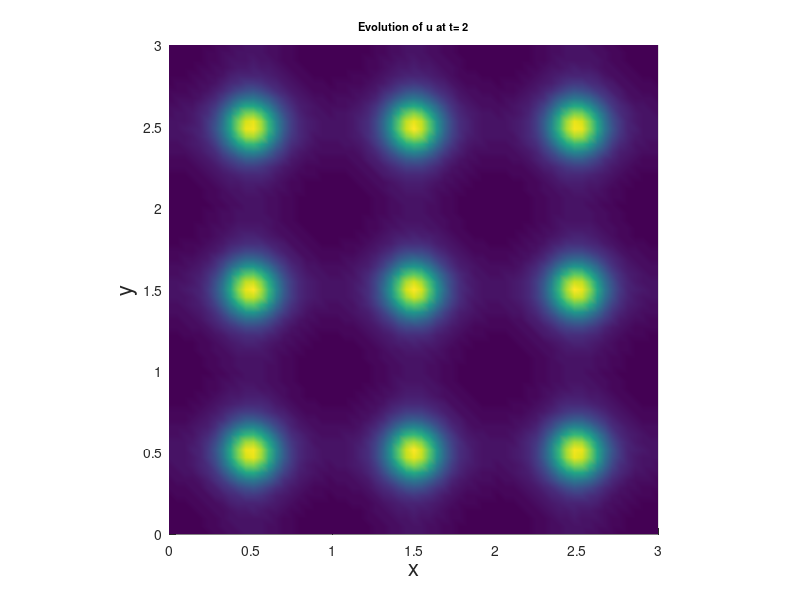

The MATLAB script that drew this image:
%% This script solves schnakenberg reaction kinetics on a fixed square.
% Wakil Sarfaraz   30/11/15
clear all;
tic
xmax = 3;
tm = 2;
dt = 0.01;
M = tm/dt;

du = 1;
dv = 10;
a = 0.1;
b = 0.9;
gam =500;

N =64; 
X = linspace(0,xmax,N+1);
T = linspace(0, tm,M+1); 
[x, y] = meshgrid(X,X); 
                       
x =x(:);  
y =y(:);  
NNODES = (N+1)^2;



U = zeros(NNODES,1);
V = zeros(NNODES,1);



  
NTRI = 2*N^2;  
LNODES = zeros(NTRI,3); 
for i = 1:N
    for j = 1: N
        LNODES(i+2*(j-1)*N,1) = i+(j-1)*(N+1);
        LNODES(i+2*(j-1)*N,2) = i+j*(N+1); 
        LNODES(i+2*(j-1)*N,3) = (i+1)+(j-1)*(N+1); 
        
        LNODES(i+N+2*(j-1)*N,1) = i+1+j*(N+1); 
        LNODES(i+N+2*(j-1)*N,2) = (i+1)+(j-1)*(N+1);
        LNODES(i+N+2*(j-1)*N,3) = i+j*(N+1);
                                   
    end
end

for i = 1 : NNODES
%     if (x(i)==0 || x(i)==xmax || y(i)==0 || y(i)==xmax)
%         U(i) = 0;
%         V(i) = 0;
%     else
    U(i) = a + b ;%+ cos(6*pi*(x(i)))+cos(6*pi*y(i));
    V(i) = b/(a+b)^2+cos(2*pi*(x(i)))+cos(2*pi*y(i));%+ 0.01*exp((((x(i)-0.5)^2+(y(i)-1/3)^2)));
%   U(i) = a + b + 0.1*(sin((xmax*pi*x(i)))+sin((xmax*pi*y(i))));
%   V(i) = b/(a+b)^2;%+0.001*(sin((x(i)+y(i)))); 
%     end
end
ui = [min(U) max(U)]
vi = [min(V) max(V)]
% figure(1)
% title ('Schnakenberg Kinetics with Du=40, Dv=2, gamma=500')
% subplot (2,2,1)
% trisurf(LNODES,x,y,U(:,:))
% xlabel('x')
% ylabel('y')
% view(2)
% %title('Initial pattern of u')
% legend('Initial u')
% shading interp
% axis equal tight
% subplot(2,2,2)
% trisurf(LNODES,x,y,V(:,:))
% xlabel('x')
% ylabel('y')
% view(2)
% %title('Initial pattern of v')
% legend('Initial v')
% shading interp
% axis equal tight



SPSM = sparse(NNODES, NNODES);
SPMM = sparse(NNODES, NNODES);
SPC = sparse(NNODES,NNODES);
SPD =sparse (NNODES,NNODES);

UG = zeros(NNODES,1);
VG = zeros(NNODES,1);

RHSU = zeros(NNODES,1);         
RHSV = zeros(NNODES,1);

for n = 1: NTRI
    r1 = [x(LNODES(n,1)) y(LNODES(n,1))];
    r2 = [x(LNODES(n,2)) y(LNODES(n,2))];
    r3 = [x(LNODES(n,3)) y(LNODES(n,3))];
    J = [r2(1)-r1(1) r2(2)-r1(2); r3(1)-r1(1) r3(2)-r1(2)]; 
    
    StiffL = (1/(2*det(J)))* [(r2-r3)*(r2-r3)' (r2-r3)*(r3-r1)' (r2-r3)*(r1-r2)';...
           (r2-r3)*(r3-r1)' (r3-r1)*(r3-r1)' (r3-r1)*(r1-r2)';...
           (r2-r3)*(r1-r2)' (r3-r1)*(r1-r2)' (r1-r2)*(r1-r2)'];
       
       ksi = [0 1/2]';
       eta = [0 1/2]';
       
       xx = [(1-ksi(1)-eta(1))*r1(1)+ksi(1)*r2(1)+eta(1)*r3(1) (1-ksi(2)-eta(2))*r1(1)+ksi(2)*r2(1)+eta(2)*r3(1)]';
       yy = [(1-ksi(1)-eta(1))*r1(2)+ksi(1)*r2(2)+eta(1)*r3(2) (1-ksi(2)-eta(2))*r1(2)+ksi(2)*r2(2)+eta(2)*r3(2)]';
       
 MassL = det(J)*[1/12 1/24 1/24; 1/24 1/12 1/24; 1/24 1/24 1/12]; 
 

 CL = det(J)/360*[12*U(LNODES(n,1))*V(LNODES(n,1))+3*(U(LNODES(n,1))*V(LNODES(n,2))+U(LNODES(n,2))*V(LNODES(n,1))+...
     U(LNODES(n,1))*V(LNODES(n,3))+U(LNODES(n,3))*V(LNODES(n,1)))+2*(U(LNODES(n,2))*V(LNODES(n,2))+U(LNODES(n,3))*V(LNODES(n,3)))+...
     U(LNODES(n,2))*V(LNODES(n,3))+U(LNODES(n,3))*V(LNODES(n,2)) 3*(U(LNODES(n,1))*V(LNODES(n,1))+U(LNODES(n,2))*V(LNODES(n,2)))+...
     2*(U(LNODES(n,1))*V(LNODES(n,2))+U(LNODES(n,2))*V(LNODES(n,1)))+V(LNODES(n,3))*(U(LNODES(n,1))+U(LNODES(n,2))+U(LNODES(n,3)))+...
     U(LNODES(n,3))*(V(LNODES(n,1))+V(LNODES(n,2))) 3*(U(LNODES(n,1))*V(LNODES(n,1))+U(LNODES(n,3))*V(LNODES(n,3)))+2*...
     (U(LNODES(n,1))*V(LNODES(n,3))+U(LNODES(n,3))*V(LNODES(n,1)))+V(LNODES(n,2))*(U(LNODES(n,1))+U(LNODES(n,2))+U(LNODES(n,3)))+...
     U(LNODES(n,2))*(V(LNODES(n,1))+V(LNODES(n,3))); 3*(U(LNODES(n,1))*V(LNODES(n,1))+U(LNODES(n,2))*V(LNODES(n,2)))+...
     2*(U(LNODES(n,1))*V(LNODES(n,2))+U(LNODES(n,2))*V(LNODES(n,1)))+V(LNODES(n,3))*(U(LNODES(n,1))+U(LNODES(n,2))+U(LNODES(n,3)))+...
     U(LNODES(n,3))*(V(LNODES(n,1))+V(LNODES(n,2))) 12*U(LNODES(n,2))*V(LNODES(n,2))+3*(U(LNODES(n,1))*V(LNODES(n,2))+U(LNODES(n,2))*V(LNODES(n,1))+...
     U(LNODES(n,2))*V(LNODES(n,3))+U(LNODES(n,3))*V(LNODES(n,2)))+2*(U(LNODES(n,1))*V(LNODES(n,1))+U(LNODES(n,3))*V(LNODES(n,3)))+...
     U(LNODES(n,1))*V(LNODES(n,3))+U(LNODES(n,3))*V(LNODES(n,1)) 3*(U(LNODES(n,2))*V(LNODES(n,2))+U(LNODES(n,3))*V(LNODES(n,3)))+...
     2*(U(LNODES(n,2))*V(LNODES(n,3))+U(LNODES(n,3))*V(LNODES(n,2)))+V(LNODES(n,1))*(U(LNODES(n,1))+U(LNODES(n,2))+U(LNODES(n,3)))+...
     U(LNODES(n,1))*(V(LNODES(n,2))+V(LNODES(n,3))); 3*(U(LNODES(n,1))*V(LNODES(n,1))+U(LNODES(n,3))*V(LNODES(n,3)))+2*...
     (U(LNODES(n,1))*V(LNODES(n,3))+U(LNODES(n,3))*V(LNODES(n,1)))+V(LNODES(n,2))*(U(LNODES(n,1))+U(LNODES(n,2))+U(LNODES(n,3)))+...
     U(LNODES(n,2))*(V(LNODES(n,1))+V(LNODES(n,3))) 3*(U(LNODES(n,2))*V(LNODES(n,2))+U(LNODES(n,3))*V(LNODES(n,3)))+...
     2*(U(LNODES(n,2))*V(LNODES(n,3))+U(LNODES(n,3))*V(LNODES(n,2)))+V(LNODES(n,1))*(U(LNODES(n,1))+U(LNODES(n,2))+U(LNODES(n,3)))+...
     U(LNODES(n,1))*(V(LNODES(n,2))+V(LNODES(n,3))) 12*U(LNODES(n,3))*V(LNODES(n,3))+3*(U(LNODES(n,1))*V(LNODES(n,3))+...
     U(LNODES(n,3))*V(LNODES(n,1))+U(LNODES(n,2))*V(LNODES(n,3))+U(LNODES(n,3))*V(LNODES(n,2)))+2*(U(LNODES(n,1))*V(LNODES(n,1))+...
     U(LNODES(n,2))*V(LNODES(n,2)))+U(LNODES(n,1))*V(LNODES(n,2))+U(LNODES(n,2))*V(LNODES(n,1))];
 

DL = det(J)/360*[12*U(LNODES(n,1))^2+6*(U(LNODES(n,1))*U(LNODES(n,2))+U(LNODES(n,1))*U(LNODES(n,3)))+2*(U(LNODES(n,2))^2+...
    U(LNODES(n,3))^2+U(LNODES(n,2))*U(LNODES(n,3))) 4*U(LNODES(n,1))*U(LNODES(n,2))+3*(U(LNODES(n,1))^2+U(LNODES(n,2))^2)+...
    2*(U(LNODES(n,1))*U(LNODES(n,3))+U(LNODES(n,2))*U(LNODES(n,3)))+U(LNODES(n,3))^2 4*U(LNODES(n,1))*U(LNODES(n,3))+...
    3*(U(LNODES(n,1))^2+U(LNODES(n,3))^2)+2*(U(LNODES(n,1))*U(LNODES(n,2))+U(LNODES(n,2))*U(LNODES(n,3)))+...
    U(LNODES(n,2))^2; 4*U(LNODES(n,1))*U(LNODES(n,2))+3*(U(LNODES(n,1))^2+U(LNODES(n,2))^2)+...
    2*(U(LNODES(n,1))*U(LNODES(n,3))+U(LNODES(n,2))*U(LNODES(n,3)))+U(LNODES(n,3))^2 12*U(LNODES(n,2))^2+...
    6*(U(LNODES(n,1))*U(LNODES(n,2))+U(LNODES(n,2))*U(LNODES(n,3)))+2*(U(LNODES(n,1))^2+U(LNODES(n,3))^2+...
    U(LNODES(n,1))*U(LNODES(n,3))) 4*U(LNODES(n,2))*U(LNODES(n,3))+3*(U(LNODES(n,2))^2+U(LNODES(n,3))^2)+...
    2*(U(LNODES(n,1))*U(LNODES(n,2))+U(LNODES(n,1))*U(LNODES(n,3)))+U(LNODES(n,1))^2; 4*U(LNODES(n,1))*U(LNODES(n,3))+...
    3*(U(LNODES(n,1))^2+U(LNODES(n,3))^2)+2*(U(LNODES(n,1))*U(LNODES(n,2))+U(LNODES(n,2))*U(LNODES(n,3)))+...
    U(LNODES(n,2))^2 4*U(LNODES(n,2))*U(LNODES(n,3))+3*(U(LNODES(n,2))^2+U(LNODES(n,3))^2)+...
    2*(U(LNODES(n,1))*U(LNODES(n,2))+U(LNODES(n,1))*U(LNODES(n,3)))+U(LNODES(n,1))^2 12*U(LNODES(n,3))^2+...
    6*(U(LNODES(n,1))*U(LNODES(n,3))+U(LNODES(n,2))*U(LNODES(n,3)))+2*(U(LNODES(n,1))^2+U(LNODES(n,2))^2+...
    U(LNODES(n,1))*U(LNODES(n,2)))];
    
 
 UL = a*det(J)*[1/6;1/6;1/6];
 VL = b*det(J)*[1/6;1/6;1/6];
   
   
   
   
       for i = 1 : 3 
           for j = 1:3  
               SPSM(LNODES(n,i),LNODES(n,j)) =SPSM(LNODES(n,i),LNODES(n,j))+ StiffL(i,j);
               SPMM(LNODES(n,i),LNODES(n,j)) =SPMM(LNODES(n,i),LNODES(n,j))+ MassL(i,j);
               SPC(LNODES(n,i),LNODES(n,j)) =  SPC(LNODES(n,i),LNODES(n,j))+ CL(i,j);
               SPD(LNODES(n,i),LNODES(n,j)) =  SPD(LNODES(n,i),LNODES(n,j))+ DL(i,j);
           end
       end
       
       
       for i = 1 : 3
           UG(LNODES(n,i)) = UG(LNODES(n,i))+UL(i);
           VG(LNODES(n,i)) = VG(LNODES(n,i))+VL(i);
       end
           
       
    
       
end


 TMatrixU =  SPMM+dt*du*SPSM+dt*gam*SPMM+dt*gam*SPC;
 TMatrixV =  SPMM+dt*dv*SPSM+gam*SPD;

% for i = 1: NNODES
%     if (x(i)==0 || x(i)==xmax || y(i)==0 || y(i)==xmax)
%         RHSU(i) = 0;
%         RHSV(i) = 0;
%         TMatrixU(i,:) = 0;
%         TMatrixV(i,:) = 0;
%         TMatrixU(i,i) = 1;
%         TMatrixV(i,i) = 1;
%     end
% 
% end
Tdiffu = zeros(1,length(T));
Tdiffv = zeros(1,length(T));
for j = 1:M+1

    RHSU = SPMM*U+dt*gam*UG;
    RHSV = SPMM*V+dt*gam*VG;
    U = TMatrixU\RHSU;
    V = TMatrixV\RHSV;
   Tdiffu(j) = sum((U(j+1)-U(j)).^2);
    Tdiffv(j) = sum((V(j+1)-V(j)).^2);
   figure(1)
    
%  subplot(1,2,1)
trisurf(LNODES,x,y,U(:,:))
% colorbar
shading interp
xlabel('x','fontsize',16) 
xlim([0 xmax])
ylim([0 xmax])
view(2)
ylabel('y','fontsize',16)
% zlabel('u & v','fontsize',16)
title(['Evolution of u at t= ',num2str(T(j))],'fontsize',8)
axis equal tight
% hold on
% subplot(1,2,2)
%  trisurf(LNODES,x,y,V(:,:)+0.02)
% colorbar
% shading interp
% xlabel('x','fontsize',16) 
% xlim([0 xmax])
% ylim([0 xmax])
% view(2)
% ylabel('y','fontsize',16)
% zlabel('u & v','fontsize',16)
% title(['Evolution of v at t= ',num2str(T(j))],'fontsize',8)
% axis equal tight
%MV(j)=getframe(gcf);
pause(1e-10) 



end
% figure(2)
% subplot(1,2,1)
% plot(T,Tdiffu)
% xlabel('Time')
% ylabel('L2 Difference')
% title('U')
% subplot(1,2,2)
% plot(T,Tdiffv)
% title('V')
% xlabel('Time')
% ylabel('L2 Difference')
% 
% figure(2)
% subplot(1,2,1)
%  trisurf(LNODES,x,y,U(:,:))
%  colorbar
%  xlim([0 xmax])
%  ylim([0 xmax])
%  xlabel('x')
%  ylabel('y')
%  %zlabel('u and v')
%  view(2)
%  title ('Pattern formed by u')
%  %legend('Evolved pattern of u')
%  shading interp
%  axis equal tight
%  hold on
%  subplot(1,2,2)
%  trisurf(LNODES,x,y,V(:,:)+0.02)
%  colorbar 
%  xlim([0 xmax])
%  ylim([0 xmax])
%  xlabel('x')
%  ylabel('y')
%  view(2)
%  title ('Pattern formed by v')
%  %legend('Evolved pattern of v')
%  shading interp
%  axis equal tight
% %movie2avi(MV,'SpotsToSptripes.avi');
% uf = [min(U) max(U)]
% vf = [min(V)+0.04 max(V)]
% 
% hold off